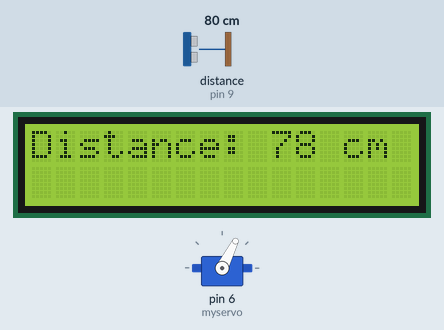
Recording of a sketch running on a simulated Arduino Uno, built with avr-gcc and run on an emulated ATmega328P. Shown: 16×2 character LCD, servo. Wiring (inferred from the names in the program): ultrasonic range finder: trigger pin 8; echo pin 9. The inputs (shaded band) are chosen by the test bench; at power-on: distance to the obstacle (sensor on pin 9) 80 cm. The echo pulse lasts 58.3 µs per cm; what the sketch prints to the serial monitor is not drawn.

Above: at 1.28 s.
1.3 s: distance to the obstacle (sensor on pin 9) set to 4 cm
At 1.65 s:
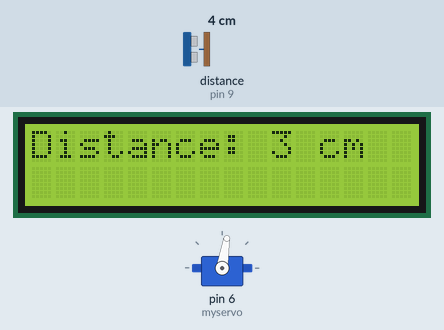
2.8 s: distance to the obstacle (sensor on pin 9) set to 250 cm
At 3.75 s:
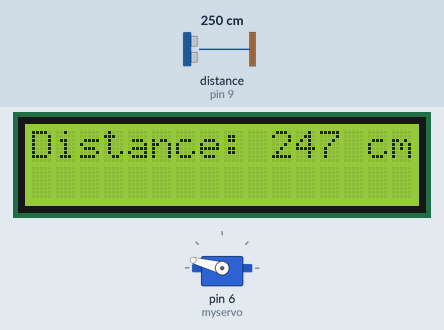
4.4 s: distance to the obstacle (sensor on pin 9) set to 35 cm
At 4.55 s:
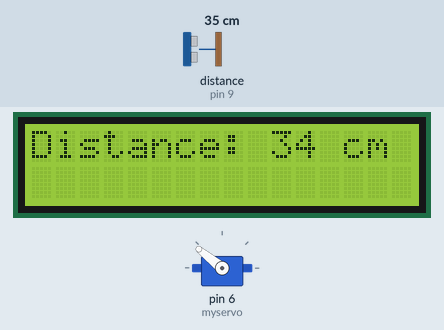
7.4 s: distance to the obstacle (sensor on pin 9) set to 2 cm
At 7.56 s:
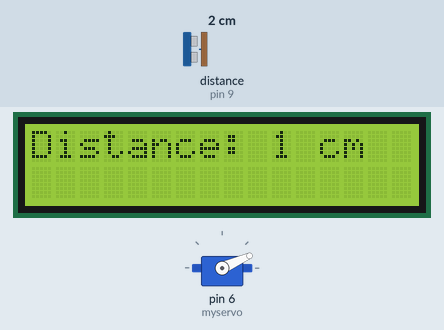
10.4 s: distance to the obstacle (sensor on pin 9) set to 9 cm
At 10.98 s:
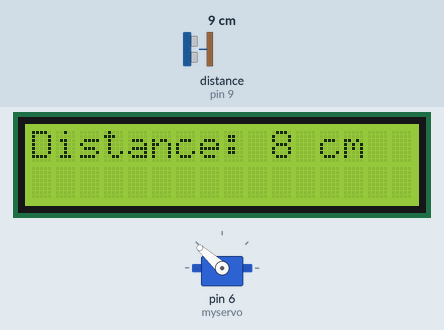
13.4 s: distance to the obstacle (sensor on pin 9) set to 18 cm
At 13.59 s:
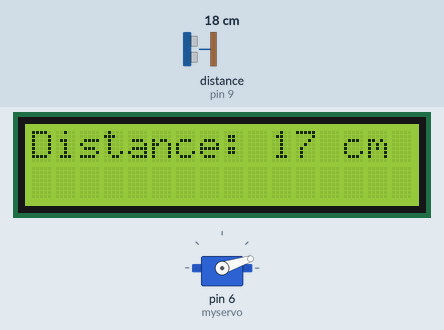
Timing chart, 0 to 17.4 s (numbered marks = the images above; inputs shaded):
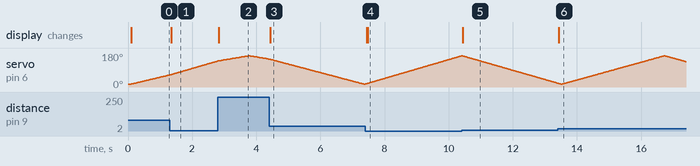

The sketch:

radar.ino
```cpp
#include<Servo.h>
#include <LiquidCrystal.h>

#define trigPin 8
#define echoPin 9

LiquidCrystal lcd(12, 11, 5, 4, 3, 2);
long duration;
int distance ;

Servo myservo;

int calculateDistance()
{
  digitalWrite(trigPin,LOW);
  delayMicroseconds(2);
  digitalWrite(trigPin,HIGH);
  delayMicroseconds(10);
  digitalWrite(trigPin,LOW);
  duration = pulseIn(echoPin, HIGH);
  distance = duration*0.034/2;
  return distance;
}

void setup()
{
  lcd.begin(16, 2);
  pinMode(trigPin , OUTPUT);
  pinMode(echoPin, INPUT);
  myservo.attach(6);
  Serial.begin(9600);
}

void loop()
{
 int i ;
 for (i=15; i<=165; i++)
 {
  myservo.write(i);
  delay(15);
  calculateDistance();
   lcd.clear();
  lcd.setCursor(0, 0);
  lcd.print("Distance: ");
  lcd.print(distance);
  lcd.print(" cm");

  // Print the distance to the serial monitor (optional)
  Serial.print("Distance: ");
  Serial.print(distance);
  Serial.println(" cm");
 }
 for(i=165; i>=15; i--)
 {
  myservo.write(i);
  delay(15);
  calculateDistance();
   lcd.clear();
  lcd.setCursor(0, 0);
  lcd.print("Distance: ");
  lcd.print(distance);
  lcd.print(" cm");

  // Print the distance to the serial monitor (optional)
  Serial.print("Distance: ");
  Serial.print(distance);
  Serial.println(" cm");

 }


}
```

Measured:
- after the input at 1.3 s, the display: changes at once (image 1)
- after the input at 2.8 s, the display: changes at once (image 2)
- after the input at 4.4 s, the display: changes at once (image 3)
- after the input at 7.4 s, the display: changes at once (image 4)
- after the input at 10.4 s, the display: changes at once (image 5)
- after the input at 13.4 s, the display: changes at once (image 6)
